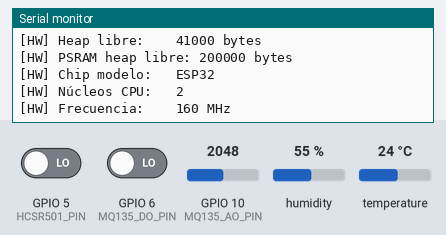
Simulated run of this program. Board: ESP32-S3. Parts: the last lines printed to the serial monitor. The test bench sets the inputs (shaded band); at power-on: humidity 55 %, GPIO 10 (MQ135_AO_PIN) = 2048, GPIO 5 (HCSR501_PIN) LOW, GPIO 6 (MQ135_DO_PIN) LOW, temperature 24 °C.

Above: at 3.2 s.
3.3 s: humidity set to 22 %
At 4.7 s:
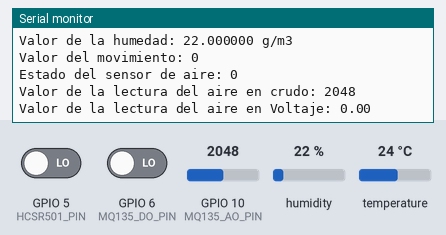
6.3 s: GPIO 10 (MQ135_AO_PIN) set to 2866
At 9.0 s:
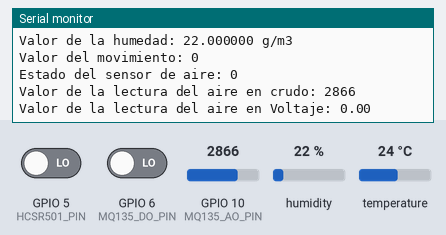
9.3 s: GPIO 5 (HCSR501_PIN) driven HIGH
12.3 s: GPIO 6 (MQ135_DO_PIN) driven HIGH
15.3 s: temperature set to 12 °C
At 17.1 s:
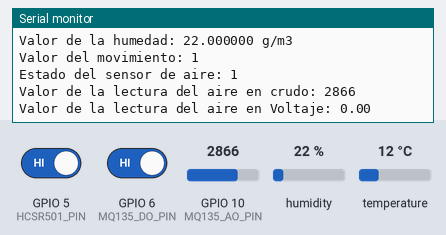
18.3 s: GPIO 10 (MQ135_AO_PIN) set to 3603
At 18.8 s:
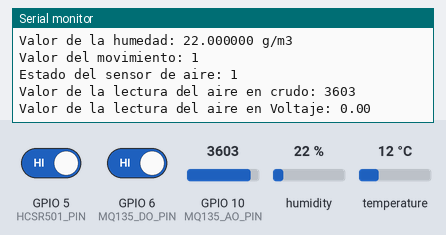
Timing chart, 0 to 21.3 s (numbered marks = the images above; inputs shaded):
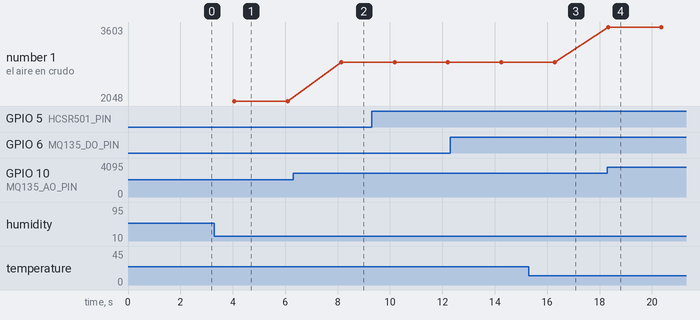

Measured:
- after the input at 3.3 s, the serial monitor: prints a new line after 0.76 s (image 1)
- after the input at 6.3 s, the serial monitor: prints a new line after 1.8 s (image 2)
- after the input at 15.3 s, the serial monitor: prints a new line after 0.98 s (image 3)
- after the input at 18.3 s, the serial monitor: prints a new line at once (image 4)
- plotted number 1: 2048 → 2866 after the input at 6.3 s, 2866 → 3603 after the input at 18.3 s

The program:

main.cpp
```cpp
/*
 * Wolffer-Z32 - Custom Flipper Zero
 * Fase 0: Hardware y Lectura de Sensores Digitales/Analogicos
 *
 * Hardware target: ESP32-S3-N16R8
 * - 16MB Flash (N16)
 * - 8MB PSRAM OPI (R8)
 * - USB OTG nativo
 * Autores: D4N V0ID H0WL y DaiserNet
 */

#include <Arduino.h>
#include <DHT.h>

// ─────────────────────────────────────────────
// Constantes del Hardware
// ─────────────────────────────────────────────

// Pines definidos en el esquematico
#define DHT_PIN           4     // Pin para el sensor de temperatura y humedad
#define HCSR501_PIN       5     // Pin para el sensor de movimiento
#define MQ135_DO_PIN      6     // Pin para el sensor de calidad del aire (lectura digital)
#define MQ135_AO_PIN      10    // Pin para el sensor de calidad del aire (lectura analogica)
#define SERIAL_BAUD       115200

#define FW_VERSION        "0.1.0-fase0"
#define DEVICE_NAME       "Wolffer-Z32"

// Variables globales de lectura
DHT dht(DHT_PIN, DHT11);

void verificarHardware() {
    Serial.println("╔══════════════════════════════════╗");
    Serial.println("║     Wolffer-Z32 - Fase 0         ║");
    Serial.printf( "║     Firmware v%s                 ║\n", FW_VERSION);
    Serial.println("╚══════════════════════════════════╝\n");

    Serial.printf("[HW] Flash size:    %d MB\n", ESP.getFlashChipSize() / (1024*1024));
    Serial.printf("[HW] Heap libre:    %d bytes\n", ESP.getFreeHeap());
    Serial.printf("[HW] PSRAM heap libre: %d bytes\n", heap_caps_get_free_size(MALLOC_CAP_SPIRAM));
    Serial.printf("[HW] Chip modelo:   %s\n", ESP.getChipModel());
    Serial.printf("[HW] Núcleos CPU:   %d\n", ESP.getChipCores());
    Serial.printf("[HW] Frecuencia:    %d MHz\n", ESP.getCpuFreqMHz());
    Serial.println();
}

void setup() {
    Serial.begin(SERIAL_BAUD);
    verificarHardware();

    pinMode(DHT_PIN, INPUT_PULLUP);
    dht.begin();

    pinMode(HCSR501_PIN, INPUT);

    delay(2000);
}

void loop() {
    delay(2000);

    float tempC = dht.readTemperature();
    float hum = dht.readHumidity();

    int mov = digitalRead(HCSR501_PIN);

    int airDO = digitalRead(MQ135_DO_PIN); // High o Low (1 o 0)
    int airAO = analogRead(MQ135_AO_PIN); // 0 - 4095 crudo

    float airV = (airAO / 4095) * 3.3; // Valor en voltaje de la lectura analogica del MQ-135

    // Impresion de Valores
    Serial.printf("Valor de la temperatura: %f °C\n", tempC);
    Serial.printf("Valor de la humedad: %f g/m3\n", hum);
    Serial.printf("Valor del movimiento: %d \n", mov);
    Serial.printf("Estado del sensor de aire: %d \n", airDO);
    Serial.printf("Valor de la lectura del aire en crudo: %d \n", airAO);
    Serial.printf("Valor de la lectura del aire en Voltaje: %.2f \n", airV);
}
```
